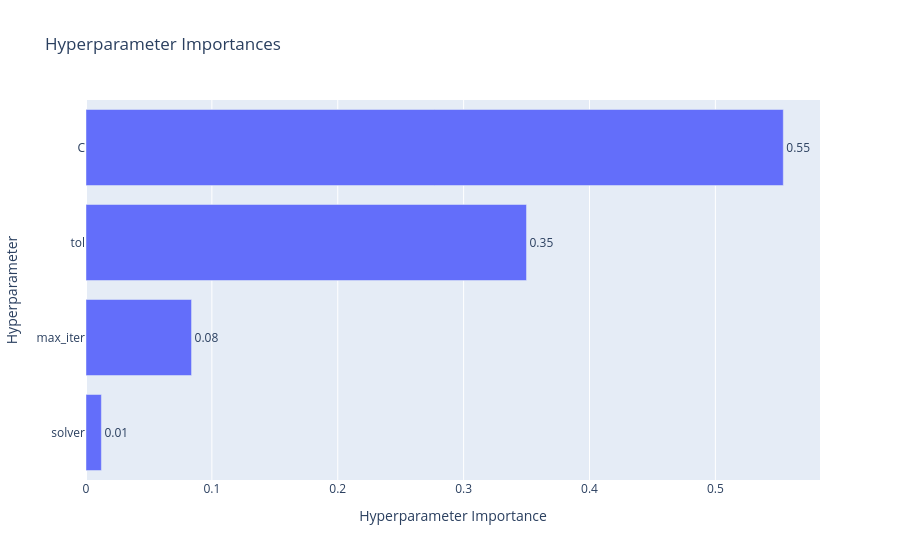

This figure's notebook cell:
### Code cell
# Plot of which hyperparameters were the most important
plot_param_importances(study).show()

### Figure 1 — Plotly figure (JSON) as saved in the notebook; plotly's stock layout.template omitted (floating-point values rounded to 4 significant figures)
{"data": [{"cliponaxis": false, "hovertemplate": ["solver (CategoricalDistribution): 0.01222260294174764<extra></extra>", "max_iter (IntDistribution): 0.08384491048081762<extra></extra>", "tol (FloatDistribution): 0.3499619748944426<extra></extra>", "C (FloatDistribution): 0.5539705116829922<extra></extra>"], "name": "Objective Value", "orientation": "h", "text": ["0.01", "0.08", "0.35", "0.55"], "textposition": "outside", "type": "bar", "x": [0.01222, 0.08384, 0.35, 0.554], "y": ["solver", "max_iter", "tol", "C"]}], "layout": {"title": {"text": "Hyperparameter Importances"}, "xaxis": {"title": {"text": "Hyperparameter Importance"}}, "yaxis": {"title": {"text": "Hyperparameter"}}}}
